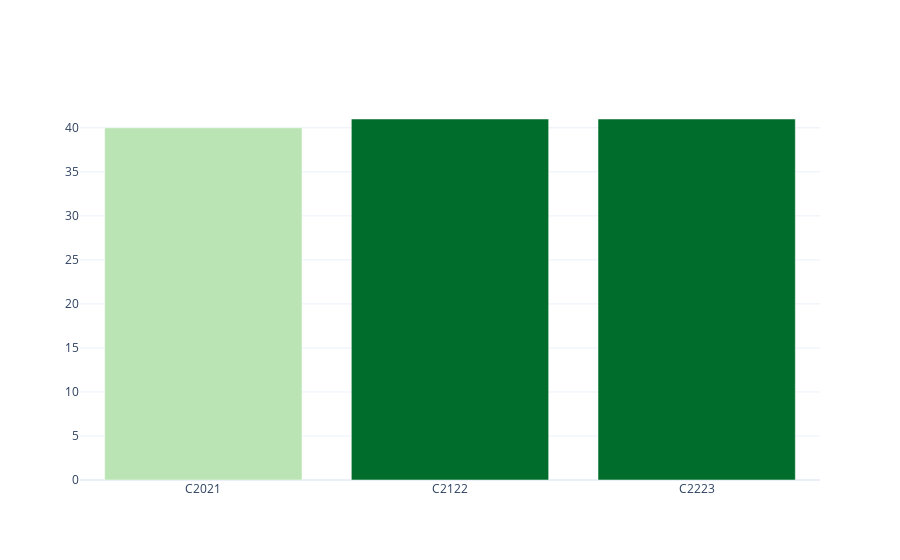

Notebook code for this chart:
### Markdown cell above
## Evolución del número de grupos totales

### Code cell
series = []
for year in years:
    series.append(df.query(f'curso == "{year}" & evaluación == "{labels[-1][1]}"')['etapa'].count())

myplotly.bar_simple(years, series, is_percentage=False)

### Figure 1 — Plotly figure (JSON) as saved in the notebook; plotly's stock layout.template omitted (floating-point values rounded to 4 significant figures)
{"data": [{"marker": {"color": [40, 41, 41], "colorscale": [[0, "rgb(186,228,179)"], [0.3333, "rgb(116,196,118)"], [0.6667, "rgb(49,163,84)"], [1, "rgb(0,109,44)"]]}, "type": "bar", "x": ["C2021", "C2122", "C2223"], "y": [40, 41, 41]}], "layout": {"autosize": true, "title": {"text": ""}, "xaxis": {"autorange": true, "range": [-0.5, 2.5], "type": "category"}, "yaxis": {"autorange": true, "range": [0, 43.16], "type": "linear"}}}
